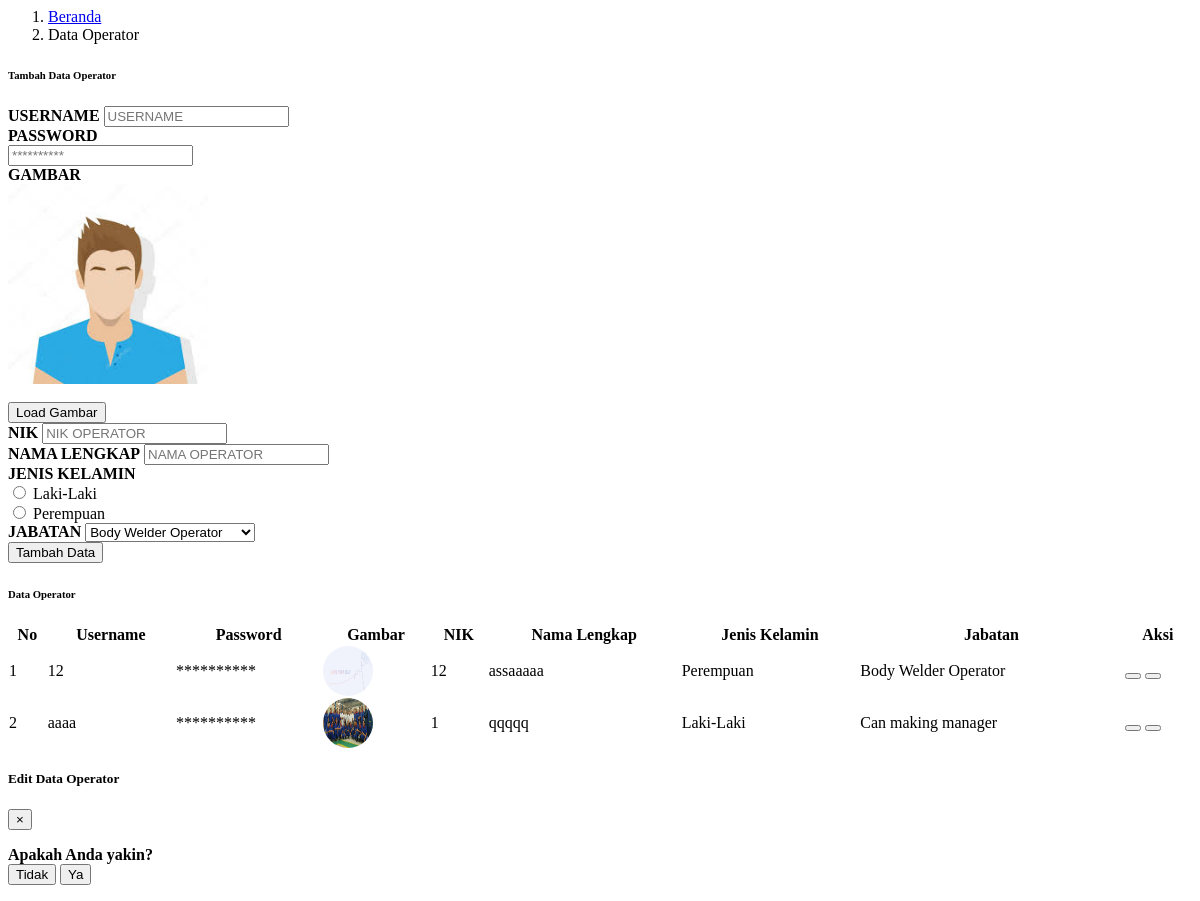
Before: /module/admin/dataKaryawan/dataOperator.php with the older database file.
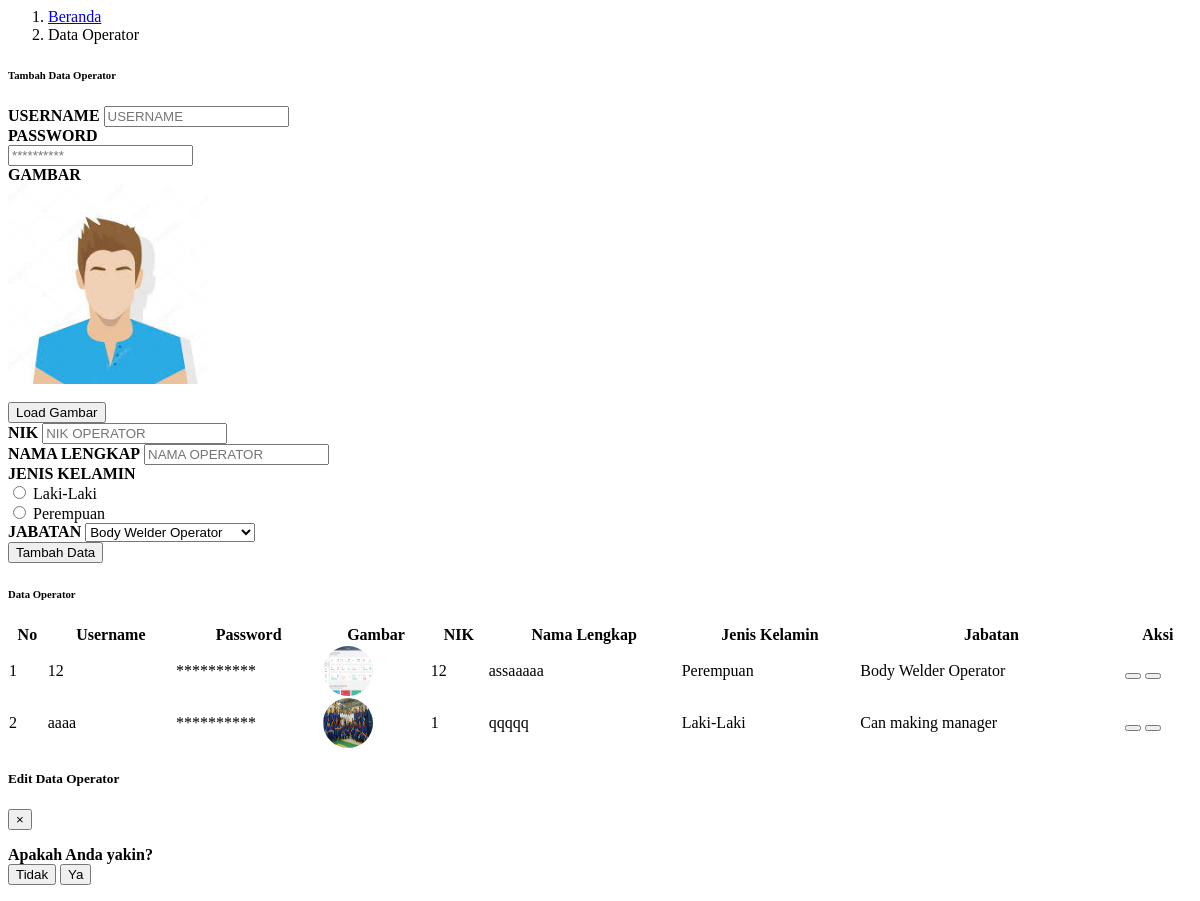
After: the same page with the newer database file.
### tables this page shows
CREATE TABLE `tabel_operator` (
  `id_operator` int(30) NOT NULL,
  `id_user` int(11) NOT NULL,
  `id_jabatan` int(11) NOT NULL,
  `nama` varchar(50) NOT NULL,
  `nik` int(20) NOT NULL,
  `foto` text NOT NULL,
  `jenis_kelamin` enum('Laki-Laki','Perempuan') NOT NULL,
  `waktu_tambah` datetime NOT NULL,
  `waktu_edit` datetime NOT NULL
);

CREATE TABLE `tabel_user` (
  `id_user` int(10) NOT NULL,
  `username` varchar(30) NOT NULL,
  `password` varchar(30) NOT NULL,
  `level` enum('operator','supervisor','admin') NOT NULL
);

CREATE TABLE `tabel_jabatan` (
  `id_jabatan` int(11) NOT NULL,
  `nama` varchar(100) NOT NULL
);

### module/admin/dataKaryawan/dataOperator.php (the view, shortened to what the changed rows need)
<?php
  include "../process/proses_adminDataOperator.php";
?>
<body onload="setupOperator2();">
    <div class="container-fluid" id="dataKaryawan" onload="setupOperator2();">
        <div class="card shadow mb-4">
            <div class="card-body">
                <div class="table-responsive">
                    <table class="table table-bordered" id="dataTable" width="100%" cellspacing="0">
                        <thead>
                            <tr class="text-center">
                                <th>No</th>
                                <th>Username</th>
                                <th>Password</th>
                                <th>Gambar</th>
                                <th>NIK</th>
                                <th>Nama Lengkap</th>
                                <th>Jenis Kelamin</th>
                                <th>Jabatan</th>
                                <th>Aksi</th>
                            </tr>
                        </thead>
                        <tbody>
                        <?php
                            $queryTampilData = "SELECT tp.*, tp.nama AS nama_lengkap ,tj.*, tj.nama AS nama_jabatan, tu.* FROM tabel_operator tp,tabel_jabatan tj,tabel_user tu WHERE tp.id_jabatan = tj.id_jabatan
                                AND tp.id_user = tu.id_user;
                                ";
                            $resultTampilData = mysqli_query($con, $queryTampilData);
                            $index = 1;
                            if(mysqli_num_rows($resultTampilData) > 0){
                                while($rowTampilData = mysqli_fetch_assoc($resultTampilData)){
                        ?>
                            <tr class="text-center" id-operator="<?php echo $rowTampilData["id_operator"] ?>">
                                <td ><?php echo $index; ?></td>
                                <td class="usernameOperator"><?php echo $rowTampilData["username"]; ?></td>
                                <td class="passwordOperator">**********</td>
                                <td class="fotoOperator"><img src="../attachment/img/<?php echo ($rowTampilData['foto'] == null)? 'avatar.jpeg' : $rowTampilData['foto'] ; ?>" style="width:50px;height:50px;border-radius:50%;"></td>
                                <td class="nikOperator"><?php echo $rowTampilData["nik"]; ?></td>
                                <td class="namaOperator"><?php echo $rowTampilData["nama_lengkap"]; ?></td>
                                <td class="jkOperator"><?php echo $rowTampilData["jenis_kelamin"]; ?></td>
                                <td class="jabatanOperator"><?php echo $rowTampilData["nama_jabatan"]; ?></td>
                                <td>
                                    <button type="button" class="btn btn-primary edit-dataOperator-admin" data-toggle="modal" data-target="#editDataOperatorModal" id_userEdit="<?php echo $rowTampilData["id_user"];?>" id_operatorEdit="<?php echo $rowTampilData["id_operator"];?>">
                                    </button>
                                    <button type="button" class="btn btn-danger hapus-dataOperator-admin" data-toggle="modal" data-target="#hapusDataOperatorModal" id_user="<?php echo $rowTampilData["id_user"];?>" id_operator="<?php echo $rowTampilData["id_operator"];?>">
                                    </button>
                                </td>
                            </tr>
                        <?php
                            $index++;
                            }
                        ?>
                        <?php
                            }   else{
                        ?>
                        <?php
                            }
                        ?>
                        </tbody>
                    </table>
                </div>
            </div>
        </div>
    </div>
</body>

Changed rows visible on the page:
changed tabel_operator "assaaaaa": foto: a different picture
